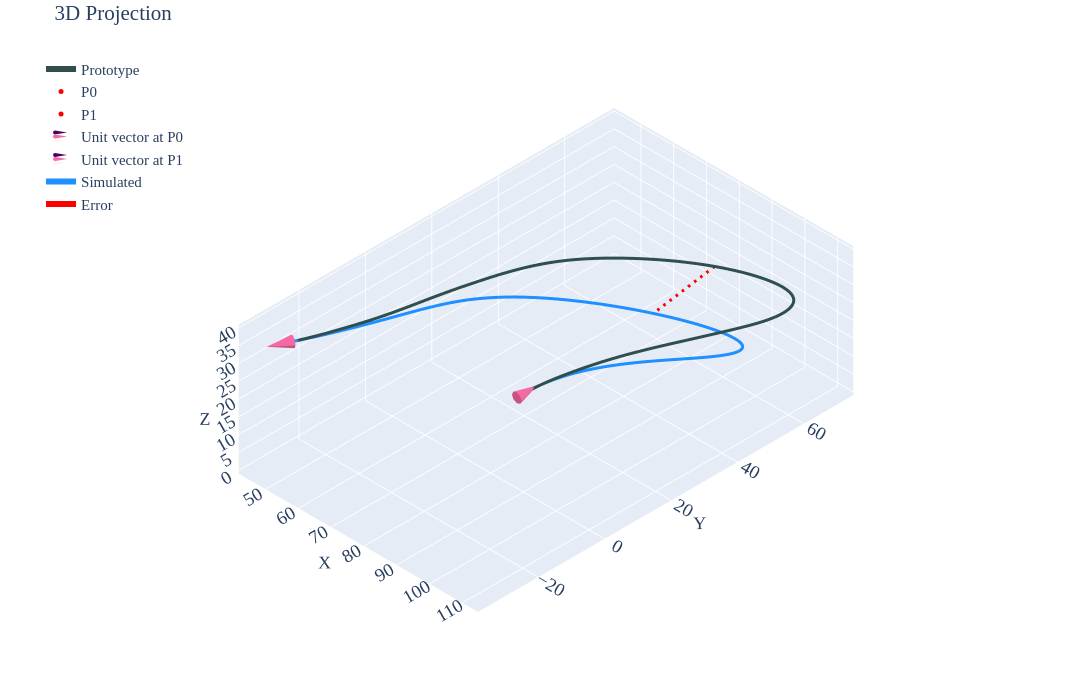

Notebook code for this chart:
### Code cell
#| label: p2c3

gravity_looper(psit=2,case=3,base_radius=2.187,pfix='radius-sens\\radius-90-2187\\')
